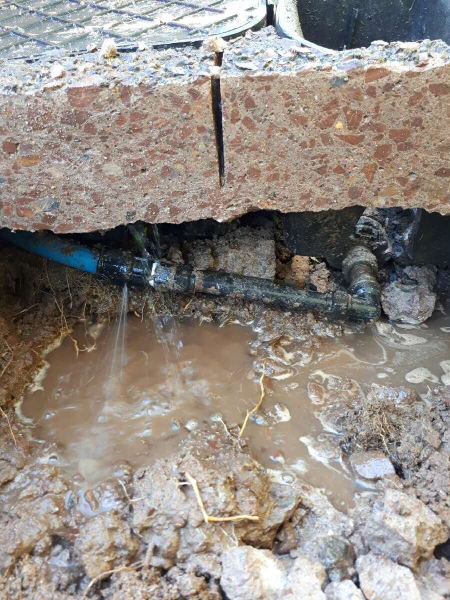
#> input picture ai_service/test_blue_pipe.jpg, 900 x 1200 px (shown at 1/2 size); its folder holds only this picture in this run
$ python -i road_condition_analysis.py   (imports and definitions only)   (older library calls are emulated)
#> lines starting #> are read from the running program, lines starting #| are printed output that depends on the picture; after the words box and inside, x2 and y2 are one past the last pixel; in counts of white or black regions, pixels touching at a corner belong together
### ai_service/graph/workflow.py
from typing import Literal, Dict, Any
from langgraph.graph import StateGraph, START, END
from ai_service.graph.state import CivicVisionState
from ai_service.graph.nodes import (
    validate_image_node,
    preprocess_image_node,
    detect_issue_node,
    road_condition_analysis_node,
    analyze_detection_node,
    validate_confidence_node,
    classify_issue_node,
    calculate_severity_node,
    calculate_priority_node,
    route_department_node,
    build_complaint_node,
    explain_decision_node,
    human_review_node,
    validate_result_node
)


# Conditional Router Functions
# [56 lines left out: functions route_after_validate, route_after_preprocess, route_after_road_condition, route_after_analyze, route_after_confidence, route_after_classify, not called in this run]


def build_civic_vision_graph():
    """
    Constructs and compiles the modular Local Civic AI Agent System StateGraph.
    Orchestrates specialized perception, decision, explainability, and review agents.
    """
    builder = StateGraph(CivicVisionState)

    # 1. Register specialized agent nodes
    builder.add_node("validate_image", validate_image_node)
    builder.add_node("preprocess_image", preprocess_image_node)
    builder.add_node("detect_issue", detect_issue_node)
    builder.add_node("road_condition_analysis", road_condition_analysis_node)
    builder.add_node("analyze_detection", analyze_detection_node)
    builder.add_node("validate_confidence", validate_confidence_node)
    builder.add_node("classify_issue", classify_issue_node)
    builder.add_node("calculate_severity", calculate_severity_node)
    builder.add_node("calculate_priority", calculate_priority_node)
    builder.add_node("route_department", route_department_node)
    builder.add_node("build_complaint", build_complaint_node)
    builder.add_node("explain_decision", explain_decision_node)
    builder.add_node("human_review", human_review_node)
    builder.add_node("validate_result", validate_result_node)

    # 2. Add edges with conditional branches
    builder.add_edge(START, "validate_image")

    builder.add_conditional_edges(
        "validate_image",
        route_after_validate,
        {
            "preprocess_image": "preprocess_image",
            "validate_result": "validate_result"
        }
    )

    builder.add_conditional_edges(
        "preprocess_image",
        route_after_preprocess,
        {
            "detect_issue": "detect_issue",
            "validate_result": "validate_result"
        }
    )

    # Detect issue feeds directly into Road Condition Analysis
    builder.add_edge("detect_issue", "road_condition_analysis")

    builder.add_conditional_edges(
        "road_condition_analysis",
        route_after_road_condition,
        {
            "analyze_detection": "analyze_detection",
            "validate_result": "validate_result",
            "human_review": "human_review"
        }
    )


    builder.add_conditional_edges(
        "analyze_detection",
        route_after_analyze,
        {
            "validate_confidence": "validate_confidence",
            "human_review": "human_review"
        }
    )

    builder.add_conditional_edges(
        "validate_confidence",
        route_after_confidence,
        {
            "classify_issue": "classify_issue",
            "human_review": "human_review"
        }
    )

    builder.add_conditional_edges(
        "classify_issue",
        route_after_classify,
        {
            "calculate_severity": "calculate_severity",
            "human_review": "human_review"
        }
    )

    # High/Medium Confidence Decision Pipeline
    builder.add_edge("calculate_severity", "calculate_priority")
    builder.add_edge("calculate_priority", "route_department")
    builder.add_edge("route_department", "build_complaint")
    builder.add_edge("build_complaint", "explain_decision")
    builder.add_edge("explain_decision", "validate_result")

    # Human Review Branch
    builder.add_edge("human_review", "validate_result")

    # Final Validation to END
    builder.add_edge("validate_result", END)

    return builder.compile()


# Precompiled singleton graph instance
compiled_graph = build_civic_vision_graph()


# [29 lines left out: function run_civic_vision_pipeline, not called in this run]

### ai_service/graph/nodes/road_condition_analysis.py
import os
from typing import Dict, Any, List, Tuple
import numpy as np
from PIL import Image

try:
    import cv2
except ImportError:
    cv2 = None

from ai_service.graph.state import CivicVisionState
from ai_service.model_manager import (
    get_confidence_threshold,
    get_high_confidence_threshold
)


# [532 lines left out: functions compute_surface_metrics, validate_pothole_candidate, road_condition_analysis_node, not called in this run]

>>> from PIL import Image
>>> picture = Image.open('../../test_blue_pipe.jpg')
#> picture is the input picture: PIL image 900x1200 RGB; mean R, G, B 146.7, 138.8, 132.4
>>> result = compute_surface_metrics(picture)
#> in compute_surface_metrics, `gray = cv2.cvtColor(bgr, cv2.COLOR_BGR2GRAY)`:
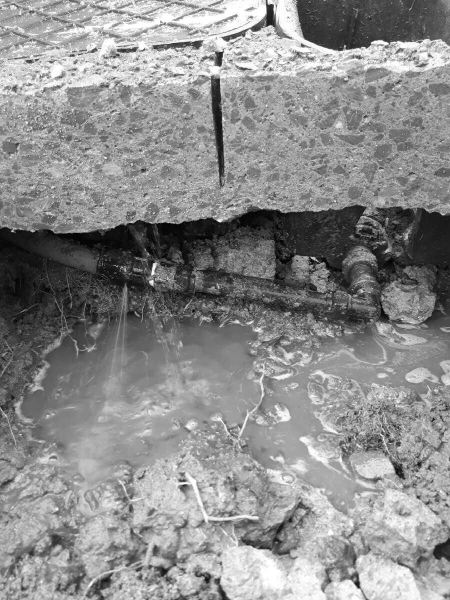
#> gray: shape (1200, 900) (shown at 1/2 size); min 0, max 255, mean 140.5
#> in compute_surface_metrics, `hsv = cv2.cvtColor(bgr, cv2.COLOR_BGR2HSV)`: hsv: shape (1200, 900, 3); mean H, S, V 46, 46.8, 151.4
#> in compute_surface_metrics, `laplacian_var = float(cv2.Laplacian(gray, cv2.CV_64F).var())`: laplacian_var = 1589.4
#> in compute_surface_metrics, `mean_brightness = float(np.mean(gray))`: mean_brightness = 140.5
#> in compute_surface_metrics, `contrast = float(np.std(gray))`: contrast = 57.34
#> in compute_surface_metrics, `is_blurry = laplacian_var < 50.0`: is_blurry = False
#> in compute_surface_metrics, `channel_balance = (diff_rg < 35) & (diff_gb < 35) & (diff_rb < 35)`:
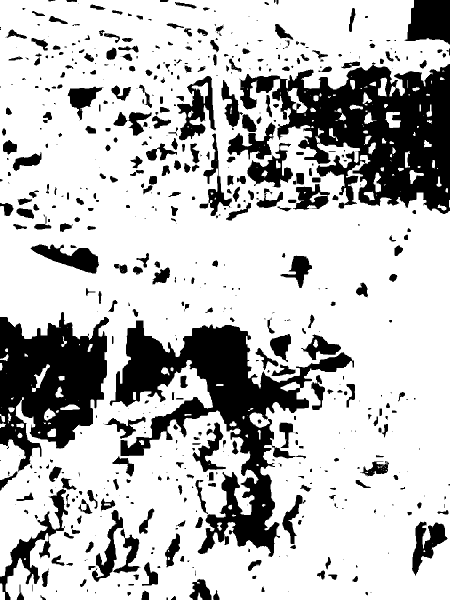
#> channel_balance: shape (1200, 900) bool (shown at 1/2 size); 74.5% white; 638 black regions (275 under 20 px), largest, box (x1, y1, x2, y2) and area: (479, 128, 900, 428) 65905, (219, 641, 708, 1114) 64285, (0, 624, 218, 943) 41838
#> in compute_surface_metrics, `sat = hsv[:, :, 1]`:
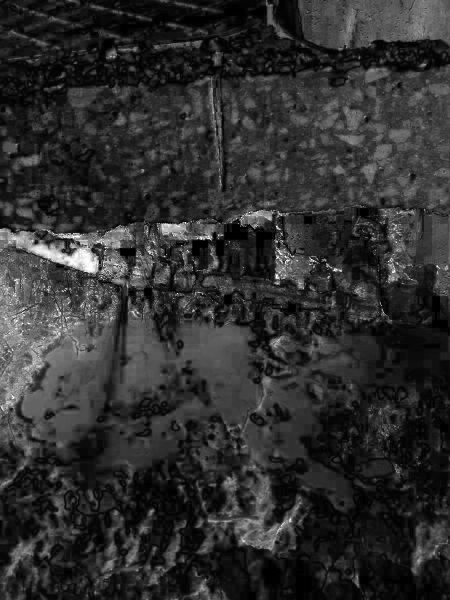
#> sat: shape (1200, 900) (shown at 1/2 size); min 0, max 255, mean 46.8
#> in compute_surface_metrics, `hue = hsv[:, :, 0]`:
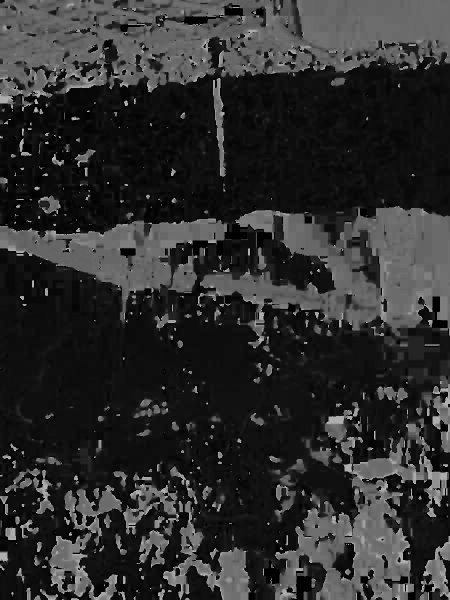
#> hue: shape (1200, 900) (shown at 1/2 size); min 0, max 179, mean 46
#> in compute_surface_metrics, `neutral_road = (sat < 90) & (val > 20) & (val < 240)`: neutral_road: shape (1200, 900) bool; 83% white; 6188 black regions (5618 under 20 px), largest, box (x1, y1, x2, y2) and area: (0, 449, 310, 851) 50140, (229, 0, 545, 126) 8308, (758, 0, 900, 84) 8157
#> in compute_surface_metrics, `earthy_road = (hue >= 5) & (hue <= 38) & (sat < 170) & (val > 20) & (v..`:
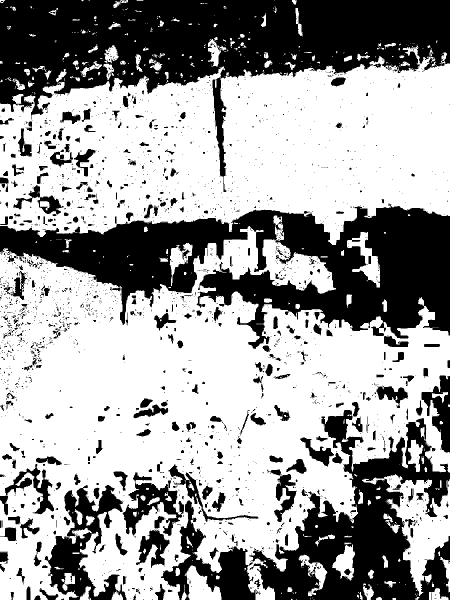
#> earthy_road: shape (1200, 900) bool (shown at 1/2 size); 62% white; 2410 black regions (2050 under 20 px), largest, box (x1, y1, x2, y2) and area: (0, 0, 900, 384) 135927, (0, 407, 900, 698) 117995, (499, 820, 900, 1200) 63110
#> in compute_surface_metrics, `road_pixel_mask = (neutral_road | earthy_road)`:
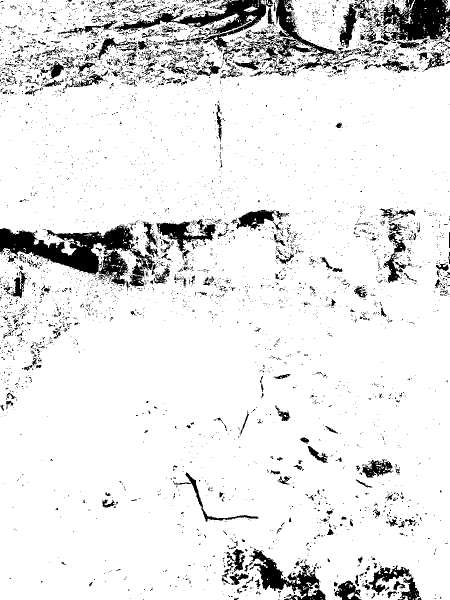
#> road_pixel_mask: shape (1200, 900) bool (shown at 1/2 size); 90.4% white; 5246 black regions (4862 under 20 px), largest, box (x1, y1, x2, y2) and area: (0, 449, 310, 573) 15281, (229, 0, 545, 126) 8308, (758, 0, 900, 84) 8157
#> in compute_surface_metrics, `road_surface_ratio = float(np.sum(road_pixel_mask)) / total_pixels`: road_surface_ratio = 0.904
#> in compute_surface_metrics, `edges = cv2.Canny(gray, 50, 150)`:
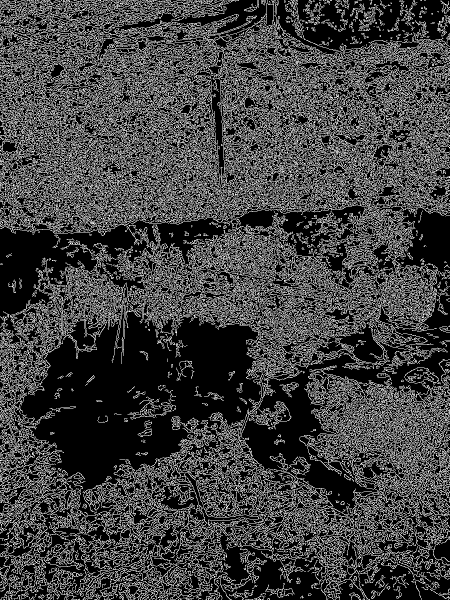
#> edges: shape (1200, 900) (shown at 1/2 size); 25.6% white in thin lines or dots
#> in compute_surface_metrics, `edge_density = float(np.sum(edges > 0)) / total_pixels`: edge_density = 0.256
#> in compute_surface_metrics, `is_road = (road_surface_ratio >= 0.20) and (mean_brightness > 15)`: is_road = True
#> result = {'sharpness': 1589.4, 'is_blurry': False, 'is_road': True, 'road_surface_ratio': 0.904, 'brightness': 140.4, 'contrast': 57.34, 'edge_density': 0.256, 'uniformity': 0}
